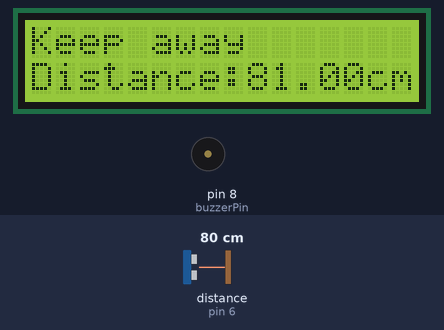
This sketch was run on a simulated Arduino Uno, built with avr-gcc and run on an emulated ATmega328P. On the bench: 16×2 character LCD, buzzer (waves = sounding, pin HIGH). The test bench sets the inputs (shaded band); at power-on: distance to the obstacle (sensor on pin 6) 80 cm. The echo pulse lasts 58.3 µs per cm.

Above: at 1.2 s.
1.3 s: distance to the obstacle (sensor on pin 6) set to 95 cm
At 2.68 s:
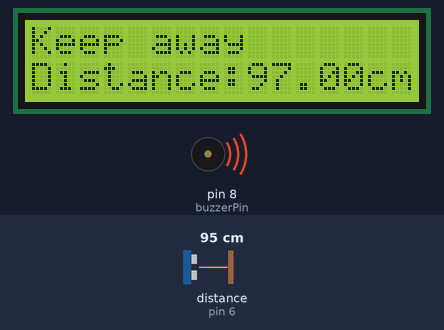
5.7 s: distance to the obstacle (sensor on pin 6) set to 103 cm
At 6.5 s:
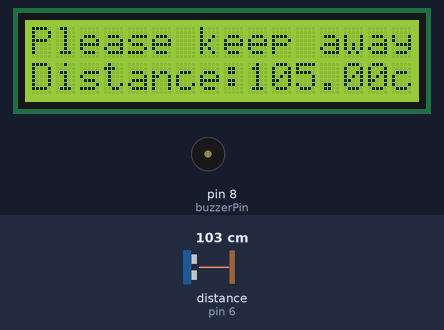
7.4 s: distance to the obstacle (sensor on pin 6) set to 2 cm
At 9.7 s:
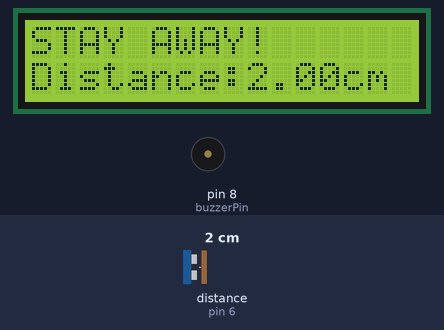
10.3 s: distance to the obstacle (sensor on pin 6) set to 250 cm
At 12.0 s:
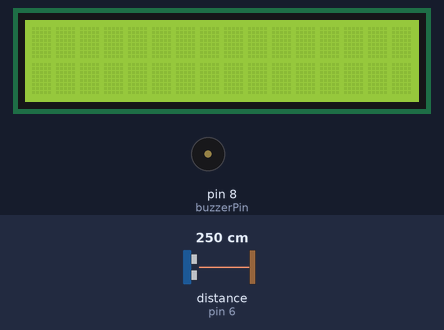
Timing chart, 0 to 13.5 s (numbered marks = the images above; inputs shaded):
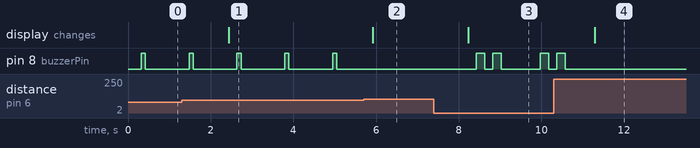

The sketch:

social_distancing_meter_w_bluetooth.ino
```cpp
#include "NewPing.h"
#define echoPin 6
#define trigPin 7
#define buzzerPin 8
#include <LCD_I2C.h>
#define MAX_DISTANCE 400
#define MIN_RANGE 0
#include <SoftwareSerial.h>
float duration, distance;
SoftwareSerial BTSerial(10,11); //rx,tx
LCD_I2C lcd(0x27);
NewPing sonar(trigPin, echoPin, MAX_DISTANCE);

void setup() {
  pinMode(trigPin, OUTPUT);
  pinMode(echoPin, INPUT);
  pinMode(buzzerPin, OUTPUT);
   Serial.begin(9600);
   BTSerial.begin(9600);
    lcd.begin();
    lcd.backlight();
}

void loop() {
 distance = sonar.ping_cm();
if (distance >= 300 || distance <= 0) {
      distance = 0;
      lcd.clear();

    }
    else {

      if (distance >= 200) {

        lcd.clear();
      }
      else if (distance <= 200 && distance > 100) {

        lcd.clear();
        BTSerial.println(distance);
        BTSerial.println("cm\n");
        lcd.print("Please keep away");
        BTSerial.println("Please keep away");
        lcd.setCursor(0, 1);
        lcd.print("Distance:");
        lcd.print(distance);
        lcd.print("cm");
      }
      else if (distance <= 100 && distance > 50) {

        lcd.clear();
        BTSerial.println(distance);
        BTSerial.println("cm\n");
        lcd.print("Keep away");
        BTSerial.println("Keep away");
        lcd.setCursor(0, 1);
        lcd.print("Distance:");
        lcd.print(distance);
        lcd.print("cm");
        delay(200);
        digitalWrite(buzzerPin, HIGH);

        delay(100);
        digitalWrite(buzzerPin, LOW);

        delay(100);
      }
      else if (distance <= 50) {

        lcd.clear();
        BTSerial.println(distance);
        BTSerial.println("cm\n");
        lcd.print("STAY AWAY!");
        BTSerial.println("STAY AWAY!");
        lcd.setCursor(0, 1);
        lcd.print("Distance:");
        lcd.print(distance);
        lcd.print("cm");
        delay(200);
        digitalWrite(buzzerPin, HIGH);

        delay(200);
        digitalWrite(buzzerPin, LOW);

        delay(200);
        digitalWrite(buzzerPin, HIGH);

        delay(200);
        digitalWrite(buzzerPin, LOW);

      }
    }

  delay (700);
}
```

Measured:
- the behaviour switches between 98 and 99 cm on distance to the obstacle (sensor on pin 6) (found by bisection; images 1 and 2)
- after the input at 1.3 s, the display: changes after 1.1 s (image 1)
- after the input at 5.7 s, pin 8 (buzzerPin): stops changing and stays LOW; the display: changes after 0.23 s (image 2)
- after the input at 7.4 s, pin 8 (buzzerPin): goes HIGH 0.20 s, LOW 0.20 s, HIGH 0.20 s, LOW 0.95 s, HIGH 0.20 s, then LOW, starting after 1.0 s; the display: changes after 0.83 s (image 3)
- after the input at 10.3 s, pin 8 (buzzerPin): goes on until 10.6 s, then stays LOW; the display: changes after 1.0 s (image 4)
- by itself, pin 8 (buzzerPin): alternates HIGH for 0.10 s and LOW for 1.1 s
